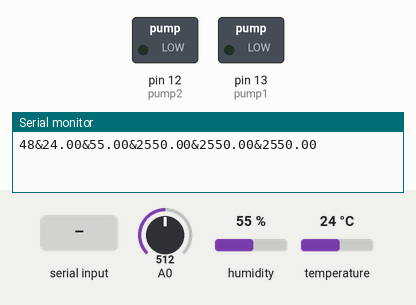
Simulated run of this sketch. Board: Arduino Uno, built with avr-gcc and run on an emulated ATmega328P. Shown: switched loads named in the sketch (green lamp = pin HIGH), the last lines printed to the serial monitor. The inputs (shaded band) are chosen by the test bench; at power-on: A0 = 512, humidity 55 %, temperature 24 °C. Pins used as bus, display or sensor lines are not drawn.

Above: at 1.7 s.
1.8 s: "1, 1" received over Serial
At 3.9 s:
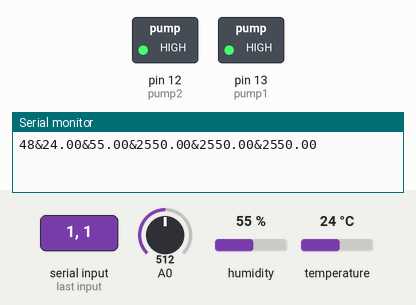
4.3 s: "1, 0" received over Serial
At 6.6 s:
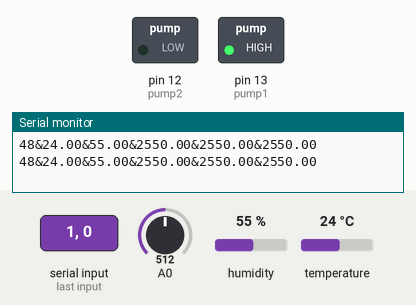
7.1 s: "0, 1" received over Serial
At 9.2 s:
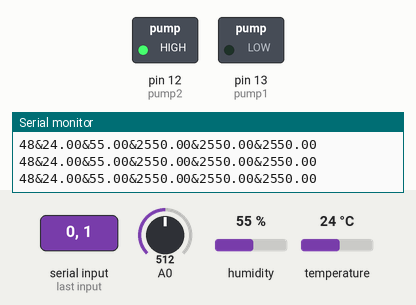
9.9 s: "0, 0" received over Serial
At 11.8 s:
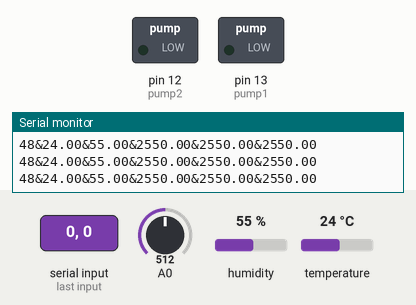
12.7 s: "2, 1" received over Serial
At 14.3 s:
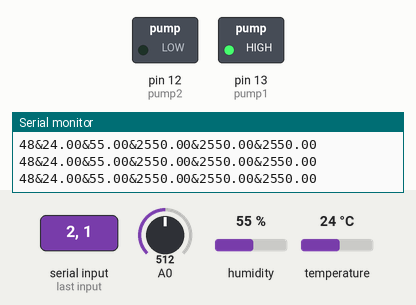
Timing chart, 0 to 15.8 s (numbered marks = the images above; inputs shaded):
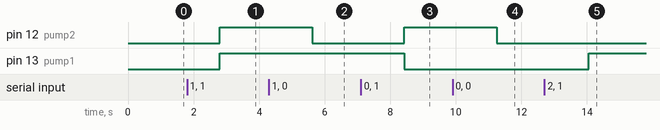

Measured:
- after the input at 1.8 s, pin 12 (pump2), pin 13 (pump1): LOW → HIGH after 1.0 s
- after the input at 4.3 s, pin 12 (pump2): HIGH → LOW after 1.3 s
- after the input at 7.1 s, pin 12 (pump2): LOW → HIGH after 1.3 s; pin 13 (pump1): HIGH → LOW after 1.3 s
- after the input at 9.9 s, pin 12 (pump2): HIGH → LOW after 1.3 s
- after the input at 12.7 s, pin 13 (pump1): LOW → HIGH after 1.4 s

The sketch:

Arduino.ino
```cpp
#include <dht.h>
#include <SoftwareSerial.h>
#include <Wire.h>

#define dataPin 11 // Defines pin number to which the sensor is connected
#define RE 8
#define DE 7

const byte nitro[] = {0x01,0x03, 0x00, 0x1e, 0x00, 0x01, 0xe4, 0x0c};
const byte phos[] = {0x01,0x03, 0x00, 0x1f, 0x00, 0x01, 0xb5, 0xcc};
const byte pota[] = {0x01,0x03, 0x00, 0x20, 0x00, 0x01, 0x85, 0xc0};
byte values[11];

dht DHT; // Creats a DHT object
SoftwareSerial mod(2, 3);

int pump1 = 13;
int pump2 = 12;

void setup() {
  // initialize serial communication at 9600 bits per second:
  Serial.begin(9600);
  mod.begin(9600);
  pinMode(pump1, OUTPUT);
  pinMode(pump2, OUTPUT);
  pinMode(RE, OUTPUT);
  pinMode(DE, OUTPUT);
  delay(500);
}

// the loop routine runs over and over again forever:
void loop() {
  byte val1,val2,val3;
  val1 = nitrogen();
  delay(250);
  val2 = phosphorous();
  delay(250);
  val3 = potassium();
  delay(250);
  int readData = DHT.read22(dataPin); // DHT22/AM2302

  float t = DHT.temperature; // Gets the values of the temperature
  float h = DHT.humidity; // Gets the values of the humidity

  // read the input on analog pin 0:
  int soilMoisture = analogRead(A0);
  int moist = map(soilMoisture, 1000, 0, 0, 100);

  float nitro = val1 * 10;
  float phos = val2 * 10;
  float potas = val3 * 10;
  float nuts_sum = (val1 + val2 + val3) / 3;
  float nuts = map(nuts_sum, 0, 255, 0, 100);

  String str = String(moist)+"&"+String(t)+"&"+String(h)+"&"+String(nitro)+"&"+String(phos)+"&"+String(potas);
  Serial.write(str.c_str());

  String order = Serial.readString();
  if (order == "1, 1") {
      digitalWrite(pump1, HIGH);
      digitalWrite(pump2, HIGH);
    } else if (order == "1, 0") {
      digitalWrite(pump1, HIGH);
      digitalWrite(pump2, LOW);
    } else if (order == "0, 1") {
      digitalWrite(pump1, LOW);
      digitalWrite(pump2, HIGH);
    } else if (order == "0, 0") {
      digitalWrite(pump1, LOW);
      digitalWrite(pump2, LOW);
    } else {
      if (order.substring(0, 4) == "2, 1" || order.substring(0, 4) == "2, 0") {
        String water_refstr = order.substring(6, 8);
        float water_ref = water_refstr.toFloat();
        if (water_ref < moist) {
          digitalWrite(pump1, HIGH);
        } else {
          digitalWrite(pump1, LOW);
        }
      } else if (order.substring(0, 4) == "1, 2" || order.substring(0, 4) == "0, 2") {
        String soil_refstr = order.substring(6, 8);
        float soil_ref = soil_refstr.toFloat();
        if (soil_ref < nuts) {
          digitalWrite(pump2, HIGH);
        } else {
          digitalWrite(pump2, LOW);
        }
      } else if (order.substring(0, 4) == "2, 2") {
        String water_refstr = order.substring(6, 8);
        String soil_refstr = order.substring(10, 12);
        float water_ref = water_refstr.toFloat();
        float soil_ref = soil_refstr.toFloat();
        if (soil_ref < nuts && water_ref >= moist) {
          digitalWrite(pump1, HIGH);
          digitalWrite(pump2, LOW);
        } else if (soil_ref > nuts && water_ref < moist) {
          digitalWrite(pump1, LOW);
          digitalWrite(pump2, HIGH);
        } else if (soil_ref < nuts && water_ref < moist) {
          digitalWrite(pump1, HIGH);
          digitalWrite(pump2, HIGH);
        } else {
          digitalWrite(pump1, LOW);
          digitalWrite(pump2, LOW);
        }
      }
    }

  delay(1000);        // delay in between reads for stability
}


byte nitrogen(){
  digitalWrite(DE,HIGH);
  digitalWrite(RE,HIGH);
  delay(10);
  if(mod.write(nitro,sizeof(nitro))==8){
    digitalWrite(DE,LOW);
    digitalWrite(RE,LOW);
    for(byte i=0;i<7;i++){
      //Serial.print(mod.read(),HEX);
      values[i] = mod.read();
//      Serial.print(values[i],HEX);
    }
    Serial.println();
  }
  return values[4];
}

byte phosphorous(){
  digitalWrite(DE,HIGH);
  digitalWrite(RE,HIGH);
  delay(10);
  if(mod.write(phos,sizeof(phos))==8){
    digitalWrite(DE,LOW);
    digitalWrite(RE,LOW);
    for(byte i=0;i<7;i++){
      //Serial.print(mod.read(),HEX);
      values[i] = mod.read();
//      Serial.print(values[i],HEX);
    }
    Serial.println();
  }
  return values[4];
}

byte potassium(){
  digitalWrite(DE,HIGH);
  digitalWrite(RE,HIGH);
  delay(10);
  if(mod.write(pota,sizeof(pota))==8){
    digitalWrite(DE,LOW);
    digitalWrite(RE,LOW);
    for(byte i=0;i<7;i++){
      //Serial.print(mod.read(),HEX);
      values[i] = mod.read();
//      Serial.print(values[i],HEX);
    }
    Serial.println();
  }
  return values[4];
}
```
